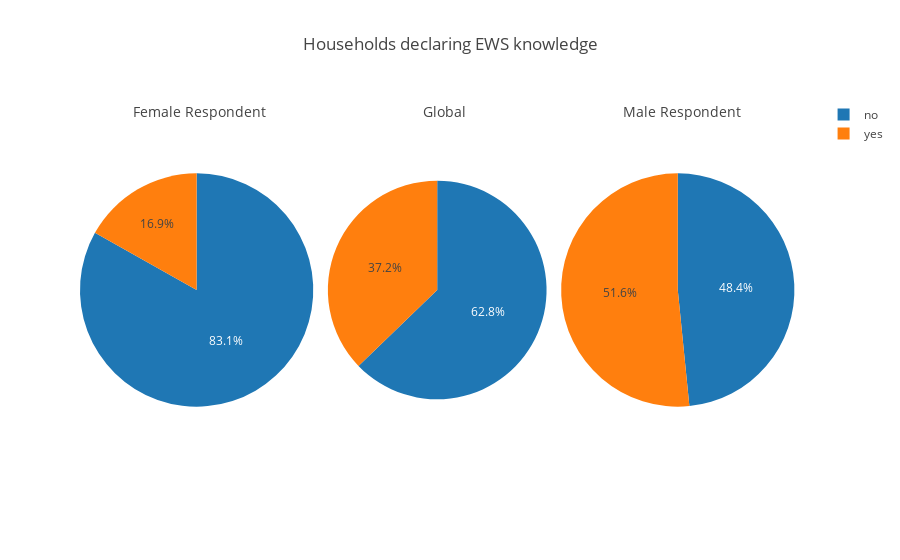

This figure's notebook cell:
### Markdown cell above
#### EWS awareness

### Code cell
create_graphs_respondent(lambda x: x.groupby('ews_knowledge').size(),
                         lambda x: x.values,
                         lambda x: x.index.values,
                         lambda x: x.sum(),
                         "Households declaring EWS knowledge")

### Figure 1 — Plotly figure (JSON) as saved in the notebook; plotly's stock layout.template omitted (floating-point values rounded to 4 significant figures)
{"data": [{"domain": {"x": [0, 0.32]}, "labels": ["no", "yes"], "sort": false, "type": "pie", "values": [74, 15]}, {"domain": {"x": [0.34, 0.64]}, "labels": ["no", "yes"], "sort": false, "type": "pie", "values": [135, 80]}, {"domain": {"x": [0.66, 0.98]}, "labels": ["no", "yes"], "sort": false, "type": "pie", "values": [61, 65]}], "layout": {"annotations": [{"font": {"size": 14}, "showarrow": false, "text": "Female Respondent", "x": 0.07, "y": 1}, {"font": {"size": 14}, "showarrow": false, "text": "Global", "x": 0.5, "y": 1}, {"font": {"size": 14}, "showarrow": false, "text": "Male Respondent", "x": 0.91, "y": 1}], "title": "Households declaring EWS knowledge"}}
